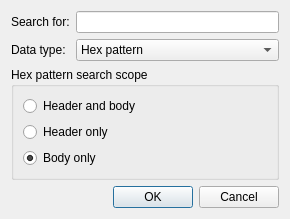
<?xml version="1.0" encoding="UTF-8"?>
<ui version="4.0">
 <class>SearchDialog</class>
 <widget class="QDialog" name="SearchDialog">
  <property name="geometry">
   <rect>
    <x>0</x>
    <y>0</y>
    <width>290</width>
    <height>195</height>
   </rect>
  </property>
  <property name="windowTitle">
   <string>Search</string>
  </property>
  <layout class="QGridLayout" name="gridLayout">
   <item row="0" column="0">
    <widget class="QLabel" name="searchForLabel">
     <property name="text">
      <string>Search for:</string>
     </property>
    </widget>
   </item>
   <item row="1" column="0">
    <widget class="QLabel" name="dataTypeLabel">
     <property name="text">
      <string>Data type:</string>
     </property>
    </widget>
   </item>
   <item row="3" column="0" colspan="2">
    <widget class="QDialogButtonBox" name="buttonBox">
     <property name="orientation">
      <enum>Qt::Horizontal</enum>
     </property>
     <property name="standardButtons">
      <set>QDialogButtonBox::Cancel|QDialogButtonBox::Ok</set>
     </property>
    </widget>
   </item>
   <item row="0" column="1">
    <widget class="QLineEdit" name="searchEdit"/>
   </item>
   <item row="1" column="1">
    <widget class="QComboBox" name="dataTypeComboBox">
     <item>
      <property name="text">
       <string>Hex pattern</string>
      </property>
     </item>
     <item>
      <property name="text">
       <string>Text string</string>
      </property>
     </item>
    </widget>
   </item>
   <item row="2" column="0" colspan="2">
    <widget class="QStackedWidget" name="stackedWidget">
     <property name="currentIndex">
      <number>0</number>
     </property>
     <widget class="QWidget" name="hexPage">
      <layout class="QHBoxLayout" name="horizontalLayout_3">
       <property name="spacing">
        <number>0</number>
       </property>
       <property name="margin">
        <number>0</number>
       </property>
       <item>
        <widget class="QGroupBox" name="hexGroupBox">
         <property name="title">
          <string>Hex pattern search scope</string>
         </property>
         <layout class="QVBoxLayout" name="verticalLayout">
          <item>
           <widget class="QRadioButton" name="allRadioButton">
            <property name="text">
             <string>Header and body</string>
            </property>
           </widget>
          </item>
          <item>
           <widget class="QRadioButton" name="headerOnlyRadioButton">
            <property name="text">
             <string>Header only</string>
            </property>
           </widget>
          </item>
          <item>
           <widget class="QRadioButton" name="bodyOnlyRadioButton">
            <property name="text">
             <string>Body only</string>
            </property>
            <property name="checked">
             <bool>true</bool>
            </property>
           </widget>
          </item>
         </layout>
        </widget>
       </item>
      </layout>
     </widget>
     <widget class="QWidget" name="textPage">
      <layout class="QHBoxLayout" name="horizontalLayout">
       <property name="spacing">
        <number>0</number>
       </property>
       <property name="margin">
        <number>0</number>
       </property>
       <item>
        <widget class="QGroupBox" name="textGroupBox">
         <property name="title">
          <string>Text string options</string>
         </property>
         <layout class="QVBoxLayout" name="verticalLayout_3">
          <item>
           <widget class="QCheckBox" name="unicodeCheckBox">
            <property name="text">
             <string>Unicode</string>
            </property>
            <property name="checked">
             <bool>true</bool>
            </property>
           </widget>
          </item>
          <item>
           <widget class="QCheckBox" name="caseSensitiveCheckBox">
            <property name="text">
             <string>Case sensitive</string>
            </property>
           </widget>
          </item>
         </layout>
        </widget>
       </item>
      </layout>
     </widget>
    </widget>
   </item>
  </layout>
 </widget>
 <tabstops>
  <tabstop>searchEdit</tabstop>
  <tabstop>dataTypeComboBox</tabstop>
  <tabstop>allRadioButton</tabstop>
  <tabstop>bodyOnlyRadioButton</tabstop>
  <tabstop>unicodeCheckBox</tabstop>
  <tabstop>caseSensitiveCheckBox</tabstop>
  <tabstop>buttonBox</tabstop>
 </tabstops>
 <resources/>
 <connections>
  <connection>
   <sender>buttonBox</sender>
   <signal>accepted()</signal>
   <receiver>SearchDialog</receiver>
   <slot>accept()</slot>
   <hints>
    <hint type="sourcelabel">
     <x>173</x>
     <y>162</y>
    </hint>
    <hint type="destinationlabel">
     <x>157</x>
     <y>216</y>
    </hint>
   </hints>
  </connection>
  <connection>
   <sender>buttonBox</sender>
   <signal>rejected()</signal>
   <receiver>SearchDialog</receiver>
   <slot>reject()</slot>
   <hints>
    <hint type="sourcelabel">
     <x>173</x>
     <y>162</y>
    </hint>
    <hint type="destinationlabel">
     <x>286</x>
     <y>216</y>
    </hint>
   </hints>
  </connection>
  <connection>
   <sender>dataTypeComboBox</sender>
   <signal>activated(int)</signal>
   <receiver>stackedWidget</receiver>
   <slot>setCurrentIndex(int)</slot>
   <hints>
    <hint type="sourcelabel">
     <x>151</x>
     <y>42</y>
    </hint>
    <hint type="destinationlabel">
     <x>88</x>
     <y>68</y>
    </hint>
   </hints>
  </connection>
 </connections>
</ui>
